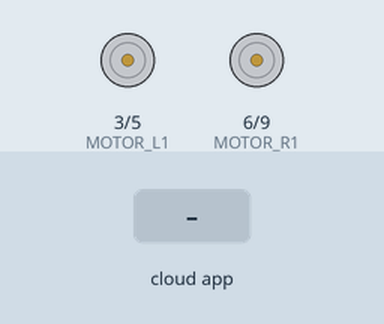
Bench run of a sketch on a simulated Arduino Uno, built with avr-gcc and run on an emulated ATmega328P. Shown: motor-driver pin pairs drawn as motors (green arrow = first pin HIGH = forward, orange = second pin HIGH = backward, longer = more drive). The test bench sets the inputs (shaded band). The ROS host is connected and sends only what is stated.

Above: at 1.2 s.
1.3 s: the phone or cloud app sets linear.x to -100
At 2.1 s:
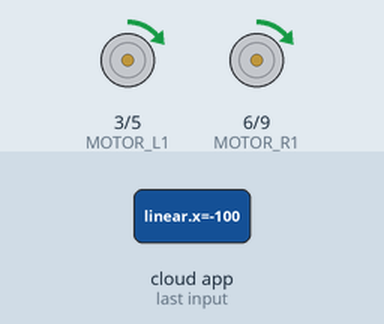
2.8 s: the phone or cloud app sets angular.z to -100
At 3.3 s:
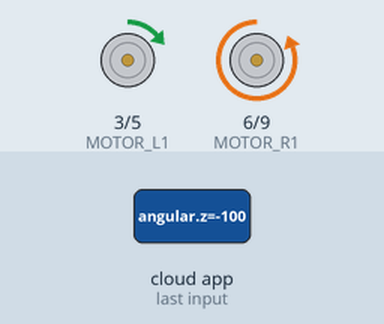
4.3 s: the phone or cloud app sets angular.z to 100
At 5.5 s:
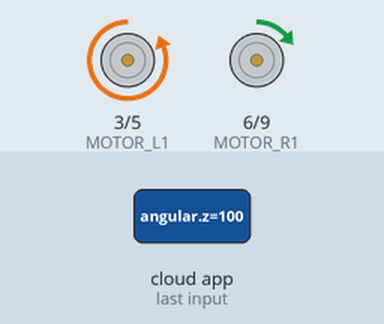
5.8 s: the phone or cloud app sets angular.z to 0
At 6.7 s:
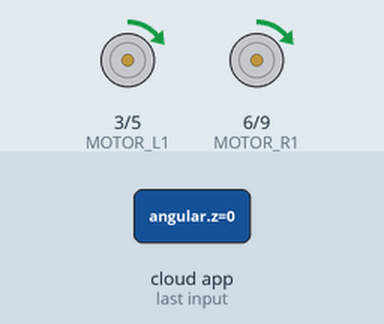
7.3 s: the phone or cloud app sets linear.x to 0
At 7.9 s:
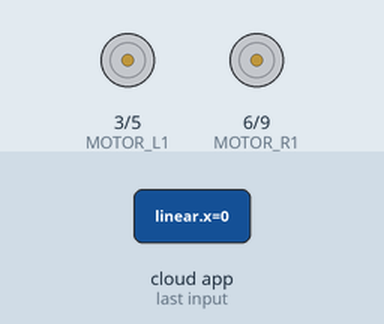
8.8 s: the phone or cloud app sets linear.x to 100
At 9.1 s:
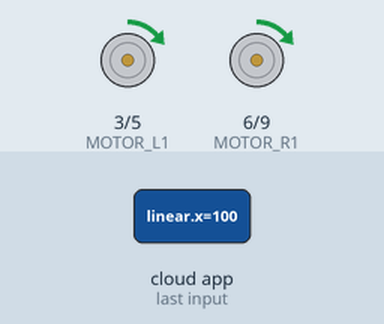
Timing chart, 0 to 11.3 s (numbered marks = the images above; inputs shaded):
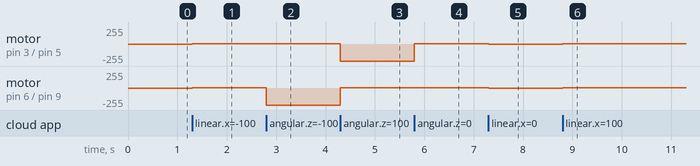

The sketch:

code_of_car_change2.ino
```cpp
/*code authors
  * Jack Ju
  * HITACTIWH606
  * Harbin institute of technology
  * fUNCTION:履带车底盘控制程序
  */
#include <ros.h>
#include <geometry_msgs/Twist.h>
#include <math.h>
/***电机引脚定义*****/
#define MOTOR_L1 3
#define MOTOR_L2 5
#define MOTOR_R1 6
#define MOTOR_R2 9

double PWM_R=0, PWM_L=0;//初始脉冲
//wheel_rad is the wheel radius ,wheel_sep is
//double wheel_rad = 0.0325, wheel_sep = 0.295;
double L=0.26;
double speed_angular=0;
double speed_linear=0;
double v_x=0;
double v_y=0;
double v=0;
ros::NodeHandle nh;
/***回调函数****/
void messageCb(const geometry_msgs::Twist& msg)
{
  speed_angular= msg.angular.z;
  //speed_linear = msg.linear.x;
  v_x=msg.linear.x;
  v_y=msg.linear.y;
  v=sqrt(v_x*v_x+v_y*v_y);
 // PWM_L=((speed_linear/wheel_rad)- ((speed_angular*wheel_sep)/(2.0*wheel_rad)));
  PWM_L=v-speed_angular*L/2;
 // PWM_R=((speed_linear/wheel_rad)+ ((speed_angular*wheel_sep)/(2.0*wheel_rad)));
  PWM_R=v+speed_angular*L/2;
  if(PWM_L>254)
  {
    PWM_L=255;
  }
  if(PWM_R>254)
  {
    PWM_R=255;
   }
}

ros::Subscriber<geometry_msgs::Twist> sub("cmd_vel", &messageCb);
//发布者，为了调试系统控制系统
geometry_msgs::Twist data;
ros::Publisher  feed_back_data("pwm_l_and_pwm_r",&data);

void MotorL(int Pulse_Width1);
void MotorR(int Pulse_Width2);
void setup()
{
  pinMode( MOTOR_L1, OUTPUT);
  pinMode( MOTOR_L2, OUTPUT);
  pinMode( MOTOR_R1, OUTPUT);
  pinMode( MOTOR_R2, OUTPUT);
  digitalWrite(MOTOR_L1, LOW);
  digitalWrite(MOTOR_L2, LOW);
  digitalWrite( MOTOR_R1, LOW);
  digitalWrite(MOTOR_R2, LOW);
  nh.initNode();
  nh.subscribe(sub);
  nh.advertise(feed_back_data);
}
/****左边电机函数****/
void MotorL(double Pulse_Width1)
{
  if (Pulse_Width1 > 0){
     analogWrite(MOTOR_L1, Pulse_Width1);
     digitalWrite(MOTOR_L2, LOW);
 }
 if (Pulse_Width1 < 0){
     Pulse_Width1=abs(Pulse_Width1);
      digitalWrite(MOTOR_L1, LOW);
     analogWrite(MOTOR_L2, Pulse_Width1);
 }
 if (Pulse_Width1 == 0){
     digitalWrite(MOTOR_L1, LOW);
     digitalWrite(MOTOR_L2, LOW);
 }
  }
  /****右侧边电机函数****/
  void MotorR(double Pulse_Width2)
{
  if (Pulse_Width2 > 0){
     analogWrite(MOTOR_R1, Pulse_Width2);
     digitalWrite(MOTOR_R2, LOW);
 }
 if (Pulse_Width2 < 0){
     Pulse_Width2=abs(Pulse_Width2);
      digitalWrite(MOTOR_R1, LOW);
     analogWrite(MOTOR_R2, Pulse_Width2);
 }
 if (Pulse_Width2 == 0){
     digitalWrite(MOTOR_R1, LOW);
     digitalWrite(MOTOR_R2, LOW);
 }
}


//改进
void motion_comtrol(double PWM_L,double PWM_R)
{
   double err_speed=PWM_L-PWM_R;
   if(err_speed==0)
   {
    /**此时两轮差速为零，小车直行前进**/
  MotorL(PWM_L);
  MotorR(PWM_R);
   }
   else if(err_speed>0)//右转
   {
    //左侧电机
     analogWrite(MOTOR_L1, PWM_L);
     digitalWrite(MOTOR_L2, LOW);
     //右侧电机
     analogWrite(MOTOR_R1, LOW);
     digitalWrite(MOTOR_R2, PWM_L);//反转
   }
   else  //左转
   {
     //左侧电机
     analogWrite(MOTOR_L1,LOW);
     digitalWrite(MOTOR_L2,  PWM_R);//反转
     //右侧电机
     analogWrite(MOTOR_R1,PWM_R );
     digitalWrite(MOTOR_R2, LOW);
   }


}
 /***主函数*****/
void loop()
{

  //MotorL(PWM_L);
 // MotorR(PWM_R);
 motion_comtrol(PWM_L,PWM_R);
  data.linear.x=PWM_L;
  data.linear.y=PWM_R;
  feed_back_data.publish( &data );
  nh.spinOnce();
  //delay(1);
}
```

Measured:
- after the input at 1.3 s, motor on pin 3 (MOTOR_L1) / pin 5 (MOTOR_L2), motor on pin 6 (MOTOR_R1) / pin 9 (MOTOR_R2): stopped → forward 1/255 at once
- after the input at 2.8 s, motor on pin 6 (MOTOR_R1) / pin 9 (MOTOR_R2): forward 1/255 → backward 255/255 at once
- after the input at 4.3 s, motor on pin 3 (MOTOR_L1) / pin 5 (MOTOR_L2): forward 1/255 → backward 255/255 at once; motor on pin 6 (MOTOR_R1) / pin 9 (MOTOR_R2): backward 255/255 → forward 1/255 at once
- after the input at 5.8 s, motor on pin 3 (MOTOR_L1) / pin 5 (MOTOR_L2): backward 255/255 → forward 1/255 at once
- after the input at 7.3 s, motor on pin 3 (MOTOR_L1) / pin 5 (MOTOR_L2), motor on pin 6 (MOTOR_R1) / pin 9 (MOTOR_R2): forward 1/255 → stopped at once
- after the input at 8.8 s, motor on pin 3 (MOTOR_L1) / pin 5 (MOTOR_L2), motor on pin 6 (MOTOR_R1) / pin 9 (MOTOR_R2): stopped → forward 1/255 at once
